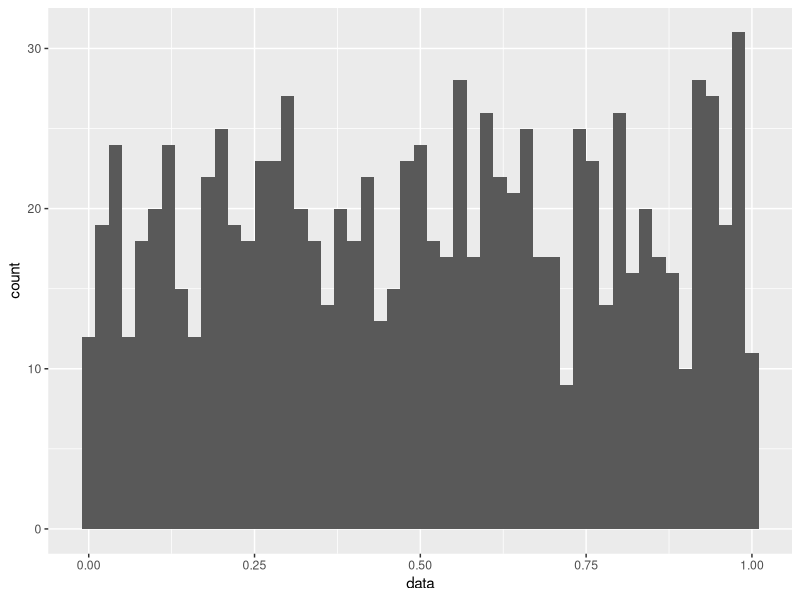
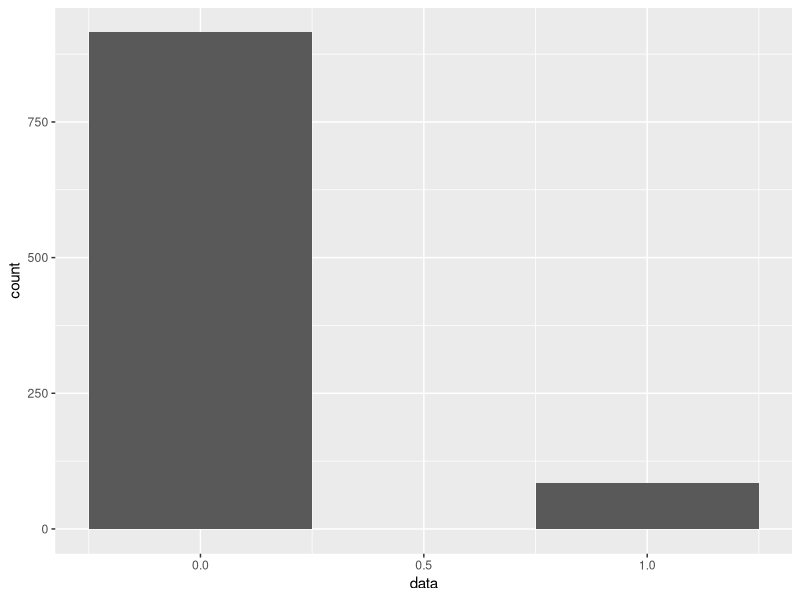
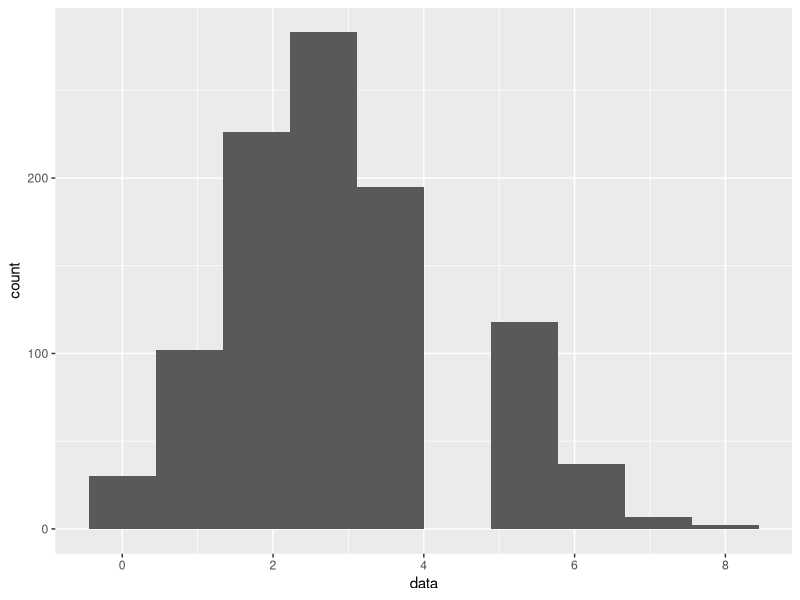
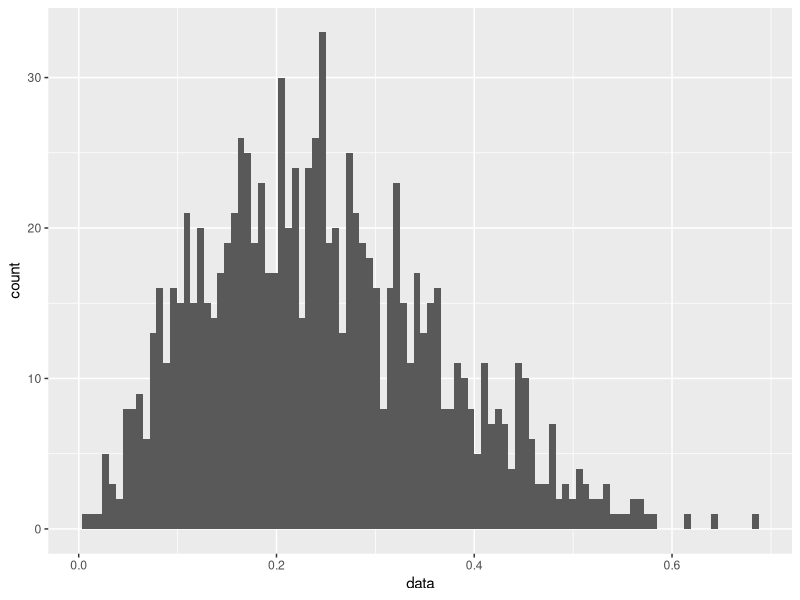
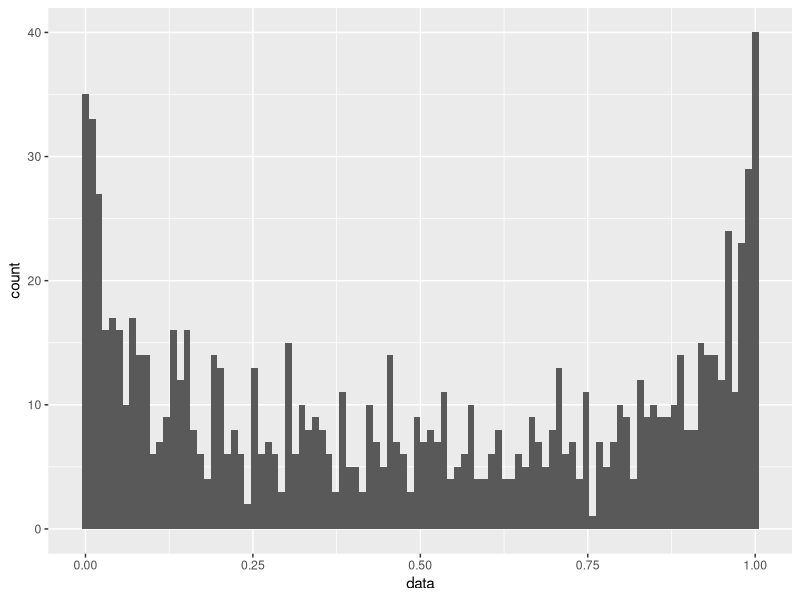

Reproduce these figures in R, in order.
## ---- chunk 1
knitr::opts_chunk$set(echo = TRUE)
## ---- chunk 2
library(ggplot2)
set.seed(1234)
data = runif(n = 1000, min = 0, max = 1)
data_df <- data.frame(data = data)
ggplot(data = data_df, aes(x = data))+
  geom_histogram(
    #bins = 20, # binsはX軸を何個の区画に分けるかを指定。X軸の定義域で区画内幅は変化する
    binwidth = 0.02 # binwitdhは区画内幅を指定する。何個に分けるかはその後に決まる
    )
## ---- chunk 3
data = sample(x = c(0,1), size = 1000, replace = TRUE, prob= c(0.9, 0.1))
data_df <- data.frame(data = data)
ggplot(data = data_df, aes(x = data))+
  geom_histogram(bins = 3,
  )
## ---- chunk 4
data = rbinom(n= 1000, size= 10, prob= 0.3) # nはシミュレーションの回数、sizeはシミュレーションの中での試行回数
data_df <- data.frame(data = data)
ggplot(data = data_df, aes(x = data))+
  geom_histogram(bins = 10,
  )
## ---- chunk 5
## ベータ分布
### 山型
data = rbeta(n= 1000, shape1 = 3, shape2 = 9 ,ncp = 0) # 山型分布
data_df <- data.frame(data = data)
ggplot(data = data_df, aes(x = data))+
  geom_histogram(bins = 100,
  )
### U字型
data = rbeta(n= 1000, shape1 = 0.5, shape2 = 0.5 ,ncp = 0) # 山型分布
data_df <- data.frame(data = data)
ggplot(data = data_df, aes(x = data))+
  geom_histogram(bins = 100,
  )
## ---- chunk 6

## ---- chunk 7

## ---- chunk 8

## ---- chunk 9

## ---- chunk 10

## ---- chunk 11

